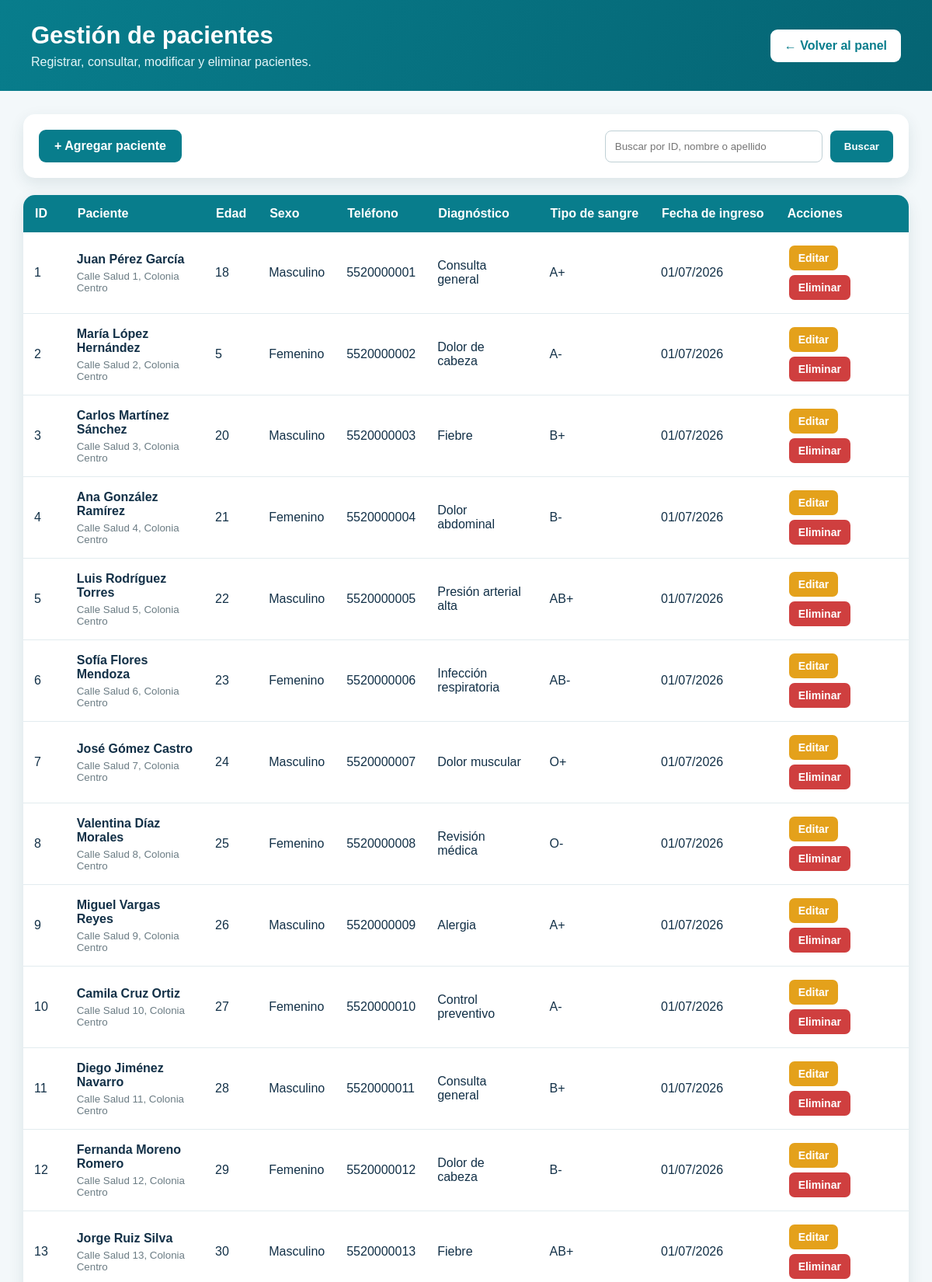
The page /hospital/pacientes/index.php (signed in, upper part) on the database its author committed.
### tables this page shows
CREATE TABLE `pacientes` (
  `id_paciente` int NOT NULL,
  `nombre` varchar(80) NOT NULL,
  `apellido` varchar(80) NOT NULL,
  `edad` int NOT NULL,
  `sexo` varchar(15) NOT NULL,
  `telefono` varchar(20) NOT NULL,
  `direccion` varchar(120) NOT NULL,
  `diagnostico` varchar(120) NOT NULL,
  `fecha_ingreso` datetime NOT NULL,
  `tipo_sangre` varchar(20) NOT NULL,
  `fecha_nacimiento` date NOT NULL
);

### hospital/pacientes/index.php (the view, shortened to what this page needs)
<?php
require_once "../conexion/conexion.php";
$busqueda = trim($_GET["buscar"] ?? "");
if ($busqueda !== "") {
    $sql = "SELECT * FROM pacientes
            WHERE id_paciente = ?
            OR nombre LIKE ?
            OR apellido LIKE ?
            ORDER BY id_paciente ASC";
    $consulta = mysqli_prepare($conexion, $sql);
    $textoBusqueda = "%" . $busqueda . "%";
    $idBusqueda = is_numeric($busqueda) ? (int) $busqueda : 0;
    mysqli_stmt_bind_param(
        $consulta,
        "iss",
        $idBusqueda,
        $textoBusqueda,
        $textoBusqueda
    );
    mysqli_stmt_execute($consulta);
    $resultado = mysqli_stmt_get_result($consulta);
} else {
    $sql = "SELECT * FROM pacientes
            ORDER BY id_paciente ASC";
    $resultado = mysqli_query($conexion, $sql);
}
?>
<!DOCTYPE html>
<html lang="es">
<head>
    <link
        rel="stylesheet"
        href="../css/estilos.css"
    >
</head>
<body class="pagina-crud">
    <header class="cabecera-crud">
        <div>
            <h1>Gestión de pacientes</h1>
            <p>
                Registrar, consultar, modificar y eliminar pacientes.
            </p>
        </div>
        <a
            href="../panel.php"
            class="boton-regresar"
        >
            ← Volver al panel
        </a>
    </header>
    <main class="contenido-crud">
        <section class="barra-acciones">
            <a
                href="agregar.php"
                class="boton-agregar"
            >
                + Agregar paciente
            </a>
            <form
                action="index.php"
                method="GET"
                class="formulario-busqueda"
            >
                <input
                    type="text"
                    name="buscar"
                    placeholder="Buscar por ID, nombre o apellido"
                    value="<?php echo htmlspecialchars($busqueda); ?>"
                >
                <button type="submit">
                    Buscar
                </button>
            </form>
        </section>
        <section class="contenedor-tabla">
            <table class="tabla-pacientes">
                <thead>
                    <tr>
                        <th>ID</th>
                        <th>Paciente</th>
                        <th>Edad</th>
                        <th>Sexo</th>
                        <th>Teléfono</th>
                        <th>Diagnóstico</th>
                        <th>Tipo de sangre</th>
                        <th>Fecha de ingreso</th>
                        <th>Acciones</th>
                    </tr>
                </thead>
                <tbody>
                    <?php if ($resultado && mysqli_num_rows($resultado) > 0): ?>
                        <?php while ($paciente = mysqli_fetch_assoc($resultado)): ?>
                            <tr>
                                <td>
                                    <?php echo $paciente["id_paciente"]; ?>
                                </td>
                                <td>
                                    <strong>
                                        <?php
                                        echo htmlspecialchars(
                                            $paciente["nombre"] . " " .
                                            $paciente["apellido"]
                                        );
                                        ?>
                                    </strong>
                                    <small>
                                        <?php
                                        echo htmlspecialchars(
                                            $paciente["direccion"]
                                        );
                                        ?>
                                    </small>
                                </td>
                                <td>
                                    <?php echo $paciente["edad"]; ?>
                                </td>
                                <td>
                                    <?php echo htmlspecialchars($paciente["sexo"]); ?>
                                </td>
                                <td>
                                    <?php echo htmlspecialchars($paciente["telefono"]); ?>
                                </td>
                                <td>
                                    <?php echo htmlspecialchars($paciente["diagnostico"]); ?>
                                </td>
                                <td>
                                    <?php echo htmlspecialchars($paciente["tipo_sangre"]); ?>
                                </td>
                                <td>
                                    <?php
                                    echo date(
                                        "d/m/Y",
                                        strtotime($paciente["fecha_ingreso"])
                                    );
                                    ?>
                                </td>
                                <td class="acciones-tabla">
                                    <a
                                        href="editar.php?id=<?php echo $paciente["id_paciente"]; ?>"
                                        class="boton-editar"
                                    >
                                        Editar
                                    </a>
                                    <?php if ($_SESSION["rol"] === "Administrador"): ?>
                                        <a
                                            href="eliminar.php?id=<?php echo $paciente["id_paciente"]; ?>"
                                            class="boton-eliminar"
                                            onclick="return confirm('¿Seguro que deseas eliminar este paciente?');"
                                        >
                                            Eliminar
                                        </a>
                                    <?php endif; ?>
                                </td>
                            </tr>
                        <?php endwhile; ?>
                    <?php endif; ?>
                </tbody>
            </table>
        </section>
    </main>
</body>
</html>

### hospital/css/estilos.css (style rules this page uses)
* { box-sizing: border-box; margin: 0; padding: 0; }
:root { --verde-principal: #087d8c; --verde-oscuro: #056473; --verde-claro: #dff5f6; --azul-texto: #123047; --gris-fondo: #f3f8fa; --gris-texto: #5b6c76; --blanco: #ffffff; --sombra: 0 8px 25px rgba(21, 55, 70, 0.11); }
body { font-family: Arial, Helvetica, sans-serif; color: var(--azul-texto); background-color: var(--gris-fondo); }
.pagina-crud { min-height: 100vh; background-color: #f3f8fa; }
.cabecera-crud { display: flex; justify-content: space-between; align-items: center; gap: 20px; padding: 28px 40px; background: linear-gradient(120deg, #087d8c, #056473); color: white; }
.cabecera-crud h1 { margin-bottom: 7px; font-size: 31px; }
.cabecera-crud p { color: #e4f6f8; }
.boton-regresar { padding: 12px 18px; border-radius: 9px; background-color: white; color: #087d8c; text-decoration: none; font-weight: bold; }
.contenido-crud { max-width: 1550px; margin: 0 auto; padding: 30px; }
.barra-acciones { display: flex; justify-content: space-between; align-items: center; gap: 20px; margin-bottom: 22px; padding: 20px; border-radius: 15px; background-color: white; box-shadow: 0 7px 20px rgba(21, 55, 70, 0.1); }
.boton-agregar { padding: 12px 20px; border-radius: 9px; background-color: #087d8c; color: white; text-decoration: none; font-weight: bold; }
.formulario-busqueda { display: flex; gap: 10px; flex-wrap: wrap; }
.formulario-busqueda input { min-width: 280px; padding: 12px; border: 1px solid #bfd0d5; border-radius: 8px; outline: none; }
.formulario-busqueda button, .boton-limpiar { padding: 12px 18px; border: none; border-radius: 8px; background-color: #087d8c; color: white; text-decoration: none; font-weight: bold; cursor: pointer; }
.contenedor-tabla { overflow-x: auto; border-radius: 15px; background-color: white; box-shadow: 0 7px 20px rgba(21, 55, 70, 0.1); }
.tabla-pacientes { width: 100%; border-collapse: collapse; }
.tabla-pacientes th { padding: 15px; background-color: #087d8c; color: white; text-align: left; white-space: nowrap; }
.tabla-pacientes td { padding: 14px; border-bottom: 1px solid #e2ecef; vertical-align: middle; }
.tabla-pacientes td small { display: block; margin-top: 5px; color: #6b7c84; }
.acciones-tabla { min-width: 160px; }
.boton-editar, .boton-eliminar { display: inline-block; margin: 3px; padding: 8px 12px; border-radius: 7px; color: white; text-decoration: none; font-size: 14px; font-weight: bold; }
.boton-editar { background-color: #e4a11b; }
.boton-eliminar { background-color: #cf3f3f; }

### rows shown on the page
pacientes: id_paciente "1", nombre+apellido "Juan Pérez García", direccion "Calle Salud 1, Colonia Centro", edad "18", sexo "Masculino", telefono "5520000001", diagnostico "Consulta general", tipo_sangre "A+", fecha_ingreso "01/07/2026"
pacientes: id_paciente "2", nombre+apellido "María López Hernández", direccion "Calle Salud 2, Colonia Centro", edad "5", sexo "Femenino", telefono "5520000002", diagnostico "Dolor de cabeza", tipo_sangre "A-", fecha_ingreso "01/07/2026"
pacientes: id_paciente "3", nombre+apellido "Carlos Martínez Sánchez", direccion "Calle Salud 3, Colonia Centro", edad "20", sexo "Masculino", telefono "5520000003", diagnostico "Fiebre", tipo_sangre "B+", fecha_ingreso "01/07/2026"
pacientes: id_paciente "4", nombre+apellido "Ana González Ramírez", direccion "Calle Salud 4, Colonia Centro", edad "21", sexo "Femenino", telefono "5520000004", diagnostico "Dolor abdominal", tipo_sangre "B-", fecha_ingreso "01/07/2026"
pacientes: id_paciente "5", nombre+apellido "Luis Rodríguez Torres", direccion "Calle Salud 5, Colonia Centro", edad "22", sexo "Masculino", telefono "5520000005", diagnostico "Presión arterial alta", tipo_sangre "AB+", fecha_ingreso "01/07/2026"
pacientes: id_paciente "6", nombre+apellido "Sofía Flores Mendoza", direccion "Calle Salud 6, Colonia Centro", edad "23", sexo "Femenino", telefono "5520000006", diagnostico "Infección respiratoria", tipo_sangre "AB-", fecha_ingreso "01/07/2026"
pacientes: id_paciente "7", nombre+apellido "José Gómez Castro", direccion "Calle Salud 7, Colonia Centro", edad "24", sexo "Masculino", telefono "5520000007", diagnostico "Dolor muscular", tipo_sangre "O+", fecha_ingreso "01/07/2026"
pacientes: id_paciente "8", nombre+apellido "Valentina Díaz Morales", direccion "Calle Salud 8, Colonia Centro", edad "25", sexo "Femenino", telefono "5520000008", diagnostico "Revisión médica", tipo_sangre "O-", fecha_ingreso "01/07/2026"
pacientes: id_paciente "9", nombre+apellido "Miguel Vargas Reyes", direccion "Calle Salud 9, Colonia Centro", edad "26", sexo "Masculino", telefono "5520000009", diagnostico "Alergia", tipo_sangre "A+", fecha_ingreso "01/07/2026"
pacientes: id_paciente "10", nombre+apellido "Camila Cruz Ortiz", direccion "Calle Salud 10, Colonia Centro", edad "27", sexo "Femenino", telefono "5520000010", diagnostico "Control preventivo", tipo_sangre "A-", fecha_ingreso "01/07/2026"
pacientes: id_paciente "11", nombre+apellido "Diego Jiménez Navarro", direccion "Calle Salud 11, Colonia Centro", edad "28", sexo "Masculino", telefono "5520000011", diagnostico "Consulta general", tipo_sangre "B+", fecha_ingreso "01/07/2026"
pacientes: id_paciente "12", nombre+apellido "Fernanda Moreno Romero", direccion "Calle Salud 12, Colonia Centro", edad "29", sexo "Femenino", telefono "5520000012", diagnostico "Dolor de cabeza", tipo_sangre "B-", fecha_ingreso "01/07/2026"
pacientes: id_paciente "13", nombre+apellido "Jorge Ruiz Silva", direccion "Calle Salud 13, Colonia Centro", edad "30", sexo "Masculino", telefono "5520000013", diagnostico "Fiebre", tipo_sangre "AB+", fecha_ingreso "01/07/2026"
